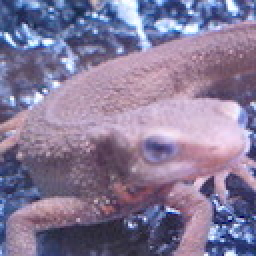
#> input picture Question_71_80/imori.jpg, 128 x 128 px, found by its file name (shown 2 times larger)
$ python 16_Prewitt_Filter.py   (older library calls are emulated)
#> lines starting #> are read from the running program, lines starting #| are printed output that depends on the picture
import cv2
import numpy as np

# Read image
img = cv2.imread("./imori.jpg").astype(np.float)
H, W, C = img.shape
#> H = 128; W = 128; C = 3

b = img[:, :, 0].copy()
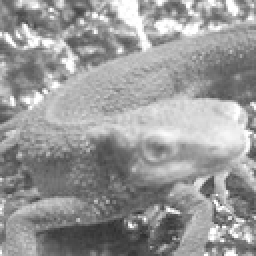
#> b: shape (128, 128) float64 (shown 2 times larger); min 46, max 255, mean 152.8
g = img[:, :, 1].copy()
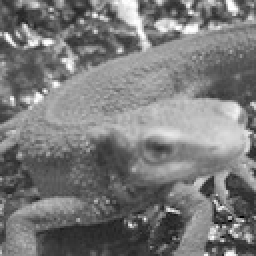
#> g: shape (128, 128) float64 (shown 2 times larger); min 0, max 255, mean 121.8
r = img[:, :, 2].copy()
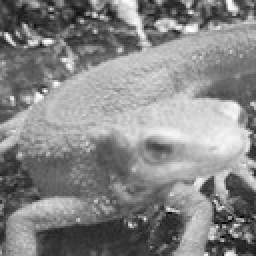
#> r: shape (128, 128) float64 (shown 2 times larger); min 0, max 255, mean 134.1

# Gray scale
gray = 0.2126 * r + 0.7152 * g + 0.0722 * b
gray = gray.astype(np.uint8)

# sobel Filter
K_size = 3

## Zero padding
pad = K_size // 2
out_h = np.zeros((H + pad*2, W + pad*2), dtype=np.float)
out_v = np.zeros((H + pad*2, W + pad*2), dtype=np.float)
out_h[pad:pad+H, pad:pad+W] = gray.copy().astype(np.float)
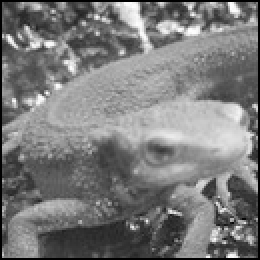
#> out_h: shape (130, 130) float64 (shown 2 times larger); min 0, max 254, mean 122.3
tmp = out_h.copy()

## Prewitt Filter Horizontal
K_h = [[-1., 0., 1.],[-1., 0., 1.],[-1., 0., 1.]]
## Prewitt Filter Vertical
K_v = [[-1., -1., -1.],[0., 0., 0.], [1., 1., 1.]]

for y in range(H):
    for x in range(W):
        out_h[pad+y, pad+x] = np.mean(K_h * (tmp[y:y+K_size, x:x+K_size]))
        out_v[pad+y, pad+x] = np.mean(K_h * (tmp[y:y+K_size, x:x+K_size]))
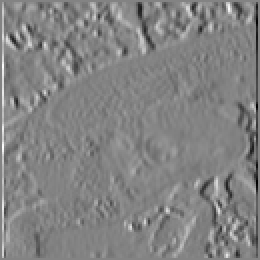
#> out_h: shape (130, 130) float64 (shown 2 times larger); min -62.22, max 58.78, mean 0; drawn with min black and max white

out_h = out_h[pad:pad+H, pad:pad+W].astype(np.uint8)
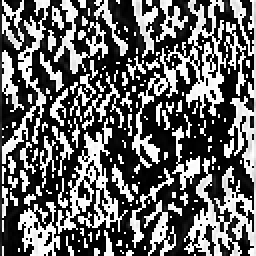
#> out_h: shape (128, 128) (shown 2 times larger); min 0, max 255, mean 101.7
out_v = out_v[pad:pad+H, pad:pad+W].astype(np.uint8)

# Save result
cv2.imwrite("out.jpg", out_h)
cv2.imshow("Prewitt Filter Horizontal", out_h)
cv2.imshow("Prewitt Filter Vertical", out_v)
cv2.waitKey(0)
cv2.destroyAllWindows()

$ run again, with Question_71_80/answer_71.jpg copied over Question_71_80/imori.jpg
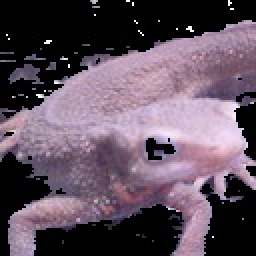
#> input picture Question_71_80/answer_71.jpg, 128 x 128 px, found by its file name (shown 2 times larger)
#> after the loop `for y in range(H):`:
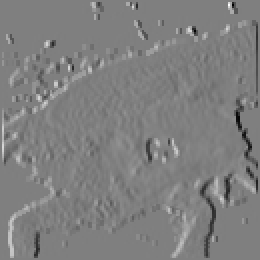
#> out_h: shape (130, 130) float64 (shown 2 times larger); min -84, max 84, mean 0; drawn with min black and max white
#> `out_h = out_h[pad:pad+H, pad:pad+W].astype(np.uint8)`:
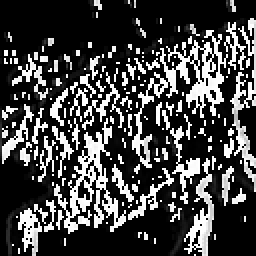
#> out_h: shape (128, 128) (shown 2 times larger); min 0, max 255, mean 67.4

$ run again, with Question_71_80/answer_72.jpg copied over Question_71_80/imori.jpg
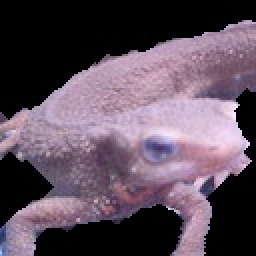
#> input picture Question_71_80/answer_72.jpg, 128 x 128 px, found by its file name (shown 2 times larger)
#> after the loop `for y in range(H):`:
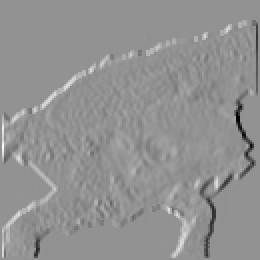
#> out_h: shape (130, 130) float64 (shown 2 times larger); min -79.11, max 58.89, mean 0; drawn with min black and max white
#> `out_h = out_h[pad:pad+H, pad:pad+W].astype(np.uint8)`:
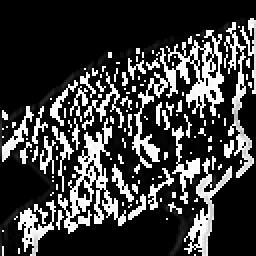
#> out_h: shape (128, 128) (shown 2 times larger); min 0, max 255, mean 59.7
